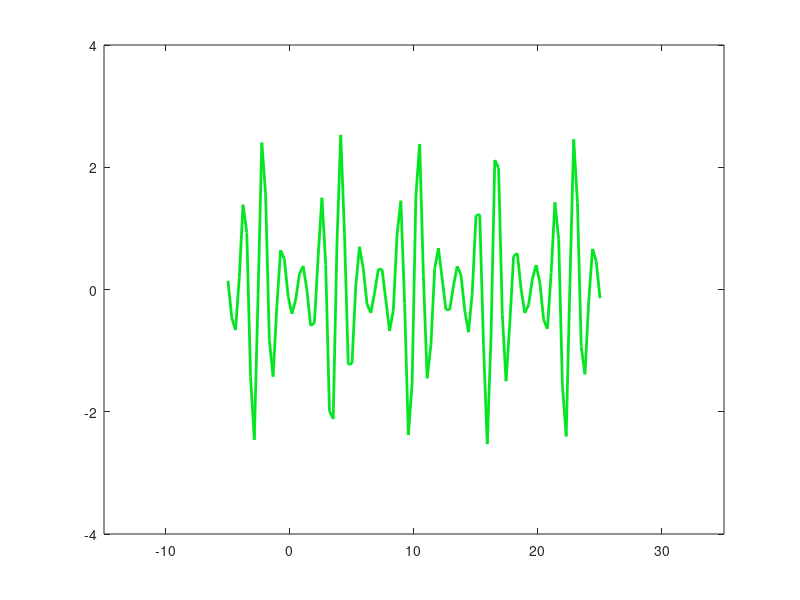

Source code (MATLAB):
clc;
clear;
t=linspace(-15,15,100);
y=sin(4*t).*exp(cos(t));
for i=1:201
    x=(i-1)/20+t;
    h=plot(x,y);
    xlim([-15,35]);
    ylim([-4,4]);
    set(h,'color',rand(1,3));
    set(h,'linewidth',2);
    m(:,i)=getframe;
    
end
movie(m,1)